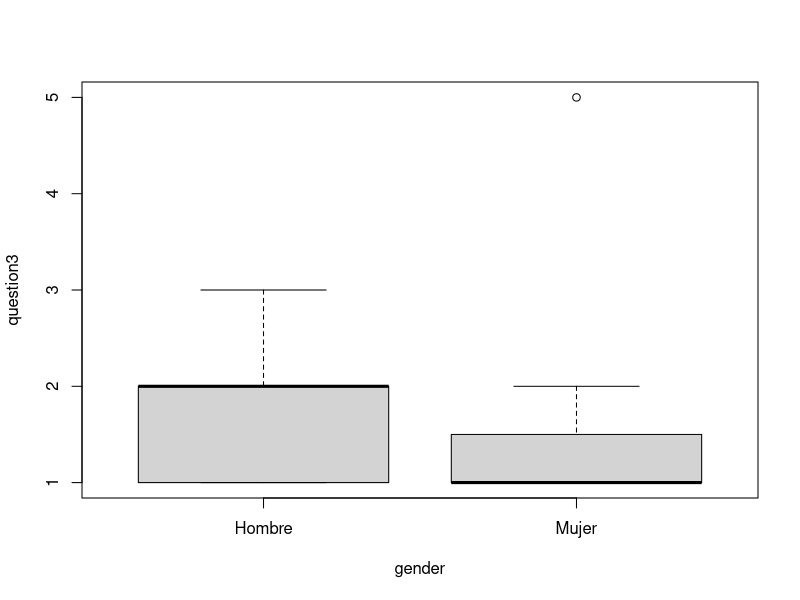

Write the R code that produced this figure.
library(dplyr) 

# Leer tablas
form <- read.csv("form.csv", header = TRUE, sep = ",", encoding = "UTF-8")
users <- read.csv("users.csv", header = TRUE, sep = ",", encoding = "UTF-8")


cards <- read.csv("cards.csv", header = TRUE, sep = ",", encoding = "UTF-8")
space <- read.csv("space.csv", header = TRUE, sep = ",", encoding = "UTF-8")
tiles <- read.csv("tiles.csv", header = TRUE, sep = ",", encoding = "UTF-8")

# userID es string
form$userID <- as.factor(form$userID)
users$userID <- as.factor(users$userID)

space$userID <- as.factor(space$userID)
cards$userID <- as.factor(cards$userID)
tiles$userID <- as.factor(tiles$userID)

# Unir ambas
form_users <- form %>%
  left_join(users, by = "userID")
form_users$userID <- as.character(form_users$userID)

# Dividir según paridad
form_par <- filter(form_users, birthday == "Par")
form_impar <- filter(form_users, birthday == "Impar")

## prueba:
data <- form_users[13:28,]
View(data)

summary(data)

##DESCRIPTIVO NUMÉRICO
boxplot(question3 ~ gender, data = data)

hombres <- data[,data$gender == "Hombre"]
mujeres <- data[,data$gender == "Mujer"]

t.test(x=hombres$question3, y=mujeres$question3, mu = 0)
t.test(x=hombres$question3, y=mujeres$question3, mu = 0, alternative = "less")

modelo <- lm(question3 ~ gender, data = data)
summary(modelo)
